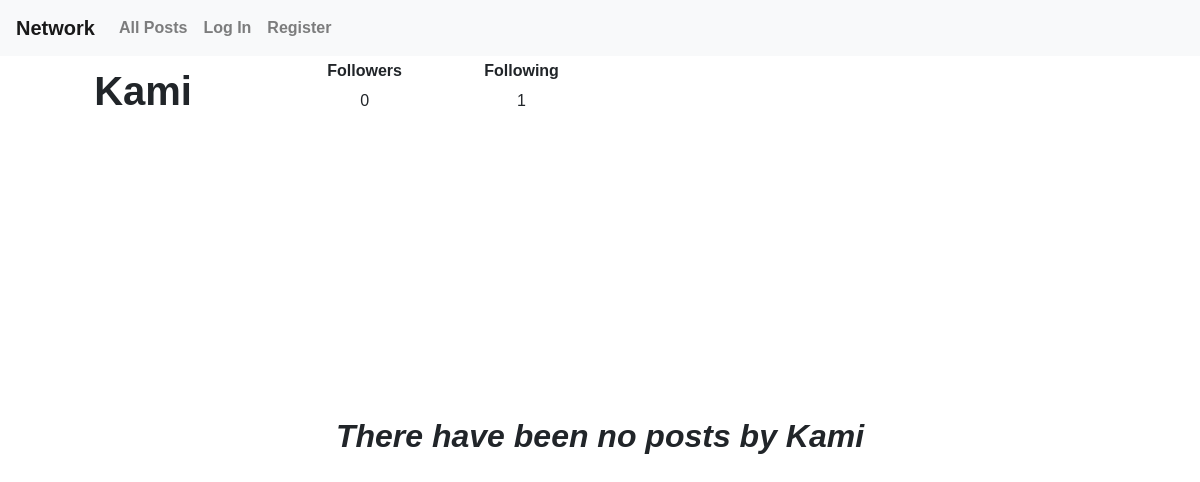
Before: /profile/3 with the older database file.
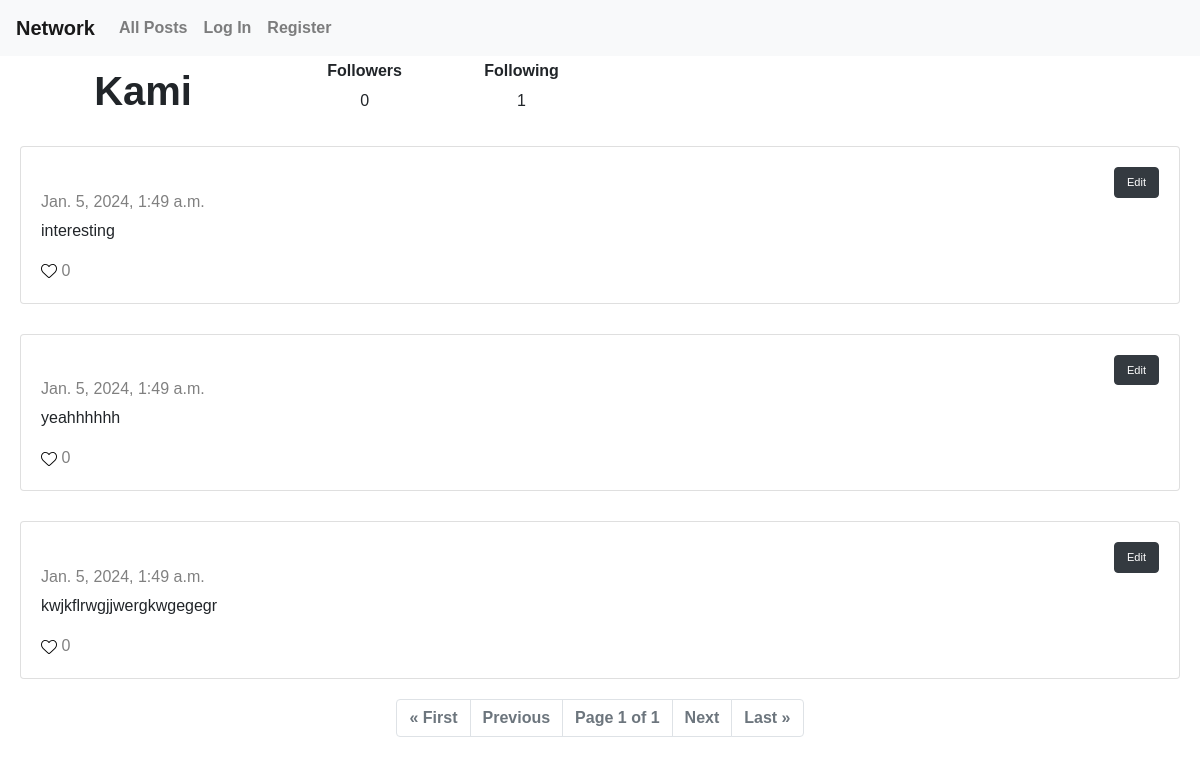
After: the same page with the newer database file.
### network/models.py (models this page shows, shortened)
class User(AbstractUser):
    followers = models.ManyToManyField('self', null=True, blank=True, related_name='follows', symmetrical=False)
    following = models.ManyToManyField('self', null=True, blank=True, related_name='follower', symmetrical=False)

class Post(models.Model):
    id = models.AutoField(primary_key=True)
    owner = models.ForeignKey(User, on_delete=models.CASCADE ,related_name='posts')
    content = models.CharField(max_length=500)
    timestamp = models.DateTimeField(auto_now_add=True)
    likes = models.IntegerField(default=0)

### network/views.py (the view, shortened to what this page needs)
# urls.py: path("profile/<int:id>", views.profile, name="profile"),
def profile(request, id):
    ids = [x[0] for x in User.objects.all().values_list('id')]
    if id not in ids:
        return render(request, "network/profile.html", {
        "viewing" : None,
        "message" : f"The user with id {id} does not exit",
        "posts" : None,
        })
    viewing = User.objects.get(id=id)
    posts = Post.objects.filter(owner = viewing)
    paginator = Paginator(posts, 10)
    page_number = request.GET.get('page')
    page_obj = paginator.get_page(page_number)
    print(page_obj)
    followers_list = User.objects.filter(following=viewing)
    followed = 1 if request.user in followers_list else None
    followers = viewing.followers.count()
    following = viewing.following.count()
    return render(request, "network/profile.html", {
        "viewing" : viewing,
        "message" : None,
        "page_obj" : page_obj,
        "followers" : followers,
        "following" : following,
        "followed" : followed,
    })

### network/templates/network/profile.html (shortened to what this page needs)
{% extends "network/layout.html" %}
{% block body %}
    {% if message %}
        <div class="center_message">{{ message }}</div>
    {% else %}
        <table id="user_info">
            <tr>
                <th rowspan="3"><h1 class="header" >{{ viewing.username }}</h1></th>
                <th>Followers</th>
                <th>Following</th>
            </tr>
            <tr>
                <td>{{followers}}</td>
                <td>{{following}}</td>
            </tr>
        </table>
        {% for post in page_obj %}
            <div class="card post">
                <div class="card-body">
                <div class="post_header left-align"><button class="btn btn-dark edit" id ="{{ post.id }}" >Edit</button></div>
                <h6 class="card-subtitle mb-2 text-body-secondary post_timestamp">{{ post.timestamp }}</h6>
                <p class="card-text {{ post.id }}">{{ post.content }}</p>
                <p class="card-text post_likes"><img src="../static/network/heart.png" alt="Empty Like Icon"> {{ post.likes }}</p>
                </div>
            </div>
            {% if post == page_obj|last %}
                <nav class="Page Control">
                    <ul class="pagination justify-content-center">
                        {% if page_obj.has_previous %}
                            <li class="page-item"><a class="page-link link-dark" href="?page=1">&laquo; First</a></li>
                            <li class="page-item"><a class="page-link link-dark" href="?page={{ page_obj.previous_page_number }}">Previous</a></li>
                        {%else%}
                            <li class="page-item disabled"><a class="page-link" aria-disabled="true">&laquo; First</a></li>
                            <li class="page-item disabled"><a class="page-link" aria-disabled="true">Previous</a></li>
                        {% endif %}
                        <li class="disabled page-item"><a class="link-dark page-link" aria-disabled="true">Page {{ page_obj.number }} of {{ page_obj.paginator.num_pages }}</a></li>
                        {% if page_obj.has_next %}
                            <li class="page-item"><a class="page-link link-dark" href="?page={{ page_obj.next_page_number }}">Next</a></li>
                            <li class="page-item"><a class="page-link link-dark" href="?page={{ page_obj.paginator.num_pages }}">Last &raquo;</a></li>
                        {%else%}
                            <li class="page-item disabled"><a class="page-link" aria-disabled="true">Next</a></li>
                            <li class="page-item disabled"><a class="page-link" aria-disabled="true">Last &raquo;</a></li>
                        {% endif %}
                    </ul>
                </nav>
            {%endif%}
        {% empty %}
            <div class="center_message">There have been no posts by {{viewing.username}}</div>
        {% endfor %}
    {% endif %}
{% endblock %}

### network/templates/network/layout.html (shortened to what this page needs)
{% load static %}
<!DOCTYPE html>
<html lang="en">
    <head>
        <link rel="stylesheet" href="https://stackpath.bootstrapcdn.com/bootstrap/4.4.1/css/bootstrap.min.css">
        <link href="{% static 'network/styles.css' %}" rel="stylesheet">
    </head>
    <body>
        <nav class="navbar navbar-expand-lg navbar-light bg-light">
            <a class="navbar-brand" href="{% url 'index' %}"><strong>Network</strong></a>
            <div>
              <ul class="navbar-nav mr-auto">
                <li class="nav-item">
                  <a class="nav-link" href="{% url 'index' %}">All Posts</a>
                </li>
                {% if user.is_authenticated %}
                    <li class="nav-item">
                        <a class="nav-link" href="{% url 'following' 'following' %}">Following</a>
                    </li>
                    <li class="nav-item">
                        <a class="nav-link" href="{% url 'logout' %}">Log Out</a>
                    </li>
                {% else %}
                    <li class="nav-item">
                        <a class="nav-link" href="{% url 'login' %}">Log In</a>
                    </li>
                    <li class="nav-item">
                        <a class="nav-link" href="{% url 'register' %}">Register</a>
                    </li>
                {% endif %}
              </ul>
            </div>
          </nav>
        <div class="body">
            {% block body %}
            {% endblock %}
        </div>
    </body>
</html>

### network/static/network/styles.css (style rules this page uses)
* { font-family: Calibri, 'Trebuchet MS', sans-serif; }
.post_timestamp, .post_likes { color: gray; }
#new_post, .post { margin: 20px; margin-top: 30px; }
.header { margin: 10px 20px 0px 20px; font-weight: bold; }
a { color: black; font-weight: bold; }
#user_info { width: 50%; text-align: center; }
#user_info th { font-weight: bold; }
.edit { font-size: 11px; height: max-content; margin-top: 0; }
.post_header { width: 100%; height: fit-content; }
.left-align { text-align: end; }

Changed rows visible on the page:
shown differently, row unchanged: User "Kami": username "Kami" → (not shown)
added Post: timestamp "Jan. 5, 2024, 1:49 a.m.", content "interesting", likes "0"
added Post: timestamp "Jan. 5, 2024, 1:49 a.m.", content "yeahhhhhh", likes "0"
added Post: timestamp "Jan. 5, 2024, 1:49 a.m.", content "kwjkflrwgjjwergkwgegegr", likes "0", shows "« First", number "1", paginator.num_pages "1", shows "Next"
Other visible differences:
text no longer shown: "There have been no posts by"
